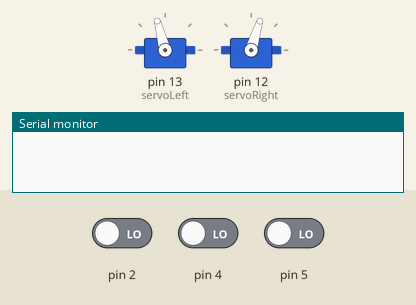
Bench run of a sketch on a simulated Arduino Uno, built with avr-gcc and run on an emulated ATmega328P. On the bench: 2 × servo, the last lines printed to the serial monitor. The test bench sets the inputs (shaded band); at power-on: pin 2 LOW, pin 4 LOW, pin 5 LOW.

Above: at 1.2 s.
1.3 s: pin 2 driven HIGH
At 1.3 s:
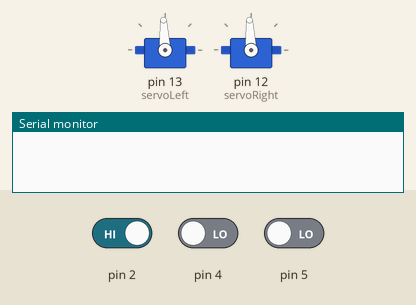
2.8 s: pin 2 driven LOW
At 6.2 s:
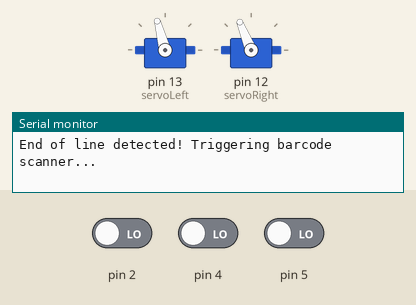
Timing chart, 0 to 12.2 s (numbered marks = the images above; inputs shaded):
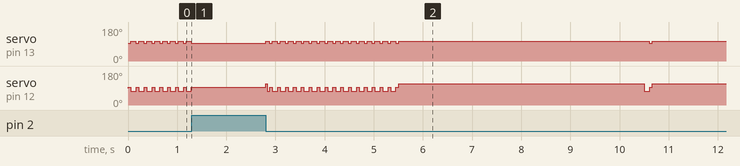

The sketch:

LineFollower_JitterInt.ino
```cpp
#include <Servo.h>                           // Include servo library

Servo servoLeft;                             // Declare left and right servos
Servo servoRight;

int QTILeft = 4;                           // Attach left QTI sensor to pin 4
int QTIRight = 2;                          // Attach right QTI sensor to pin 2
int QTIMiddle = 5;

int LeftBackground = 0;                    // Initialise QTI readings to 0 or white
int RightBackground = 0;

unsigned long lineLostTime = 0;  // Timestamp for when all sensors detect the background
const int lineLostThreshold = 2500;  // Time in milliseconds before confirming end of line


void setup()                                 // Built-in initialization block
{
  Serial.begin(9600);
}


void loop()                                                         // Main loop auto-repeats
{
  Stop(50);
  int LeftColour = GetColour(QTILeft);                              // Take initial readings
  int RightColour = GetColour(QTIRight);
  int MiddleColour = GetColour(QTIMiddle);

  if (LeftColour == RightColour && RightColour == MiddleColour) {
        if (lineLostTime == 0) {
            lineLostTime = millis();  // Start timing when all sensors see the same color
        }

        // If this condition has been true for a certain duration, assume end of line
        if (millis() - lineLostTime > lineLostThreshold) {
            Serial.println("End of line detected! Triggering barcode scanner...");
            //TriggerBarcodeScanner();
            RotateRight(5000);
        }
    }
    else {
        lineLostTime = 0;  // Reset the timer if the line is found again
    }

  if (LeftColour == RightColour)                                    // Same colour, QTIs are over both sides of the line
  {
    Forward(100);                                                     // Moves forwards
    LeftBackground = LeftColour;                                    // Since same colour, updates background readings
    RightBackground = RightColour;
  }
  else                                                              // Whenever QTI readings are not equal, code below will run
  {
    if (LeftBackground == 0 && RightBackground == 0)                // For a white background with a black line
    {
      if (LeftColour == 1 && RightColour == 0)                      // Left sensor is on the line and right is off the line
      {
        SeekLeft(LeftColour, RightColour, QTILeft, QTIRight);       // Rotates left until both sensors read white again
        Forward(50);
      }
      else                                                          // Else assumes that only other condition is left sensor off the line and right sensor on the line
      {
        SeekRight(LeftColour, RightColour, QTILeft, QTIRight);      // Rotates right until both sensors read white again
        Forward(50);
      }
    }

    else if (LeftBackground == 1 && RightBackground == 1)           // For a black background with a white line
    {
      if (LeftColour == 1 && RightColour == 0)                      // Left sensor off the line and right is on the line
      {
        SeekRight(LeftColour, RightColour, QTILeft, QTIRight);      // Rotates right until sensors read black again
        Forward(50);
      }
      else                                                          // Else assumes the only other condition is left sensor on the line and right sensor off the line
      {
        SeekLeft(LeftColour, RightColour, QTILeft, QTIRight);       // Rotates left until sensors read black again
        Forward(50);
      }
    }
    else
    {
      Serial.println("Unexpected difference in background colours");  // For debugging purposes, backgrounds should never be unequal
    }
  }
}


long RCTime(int sensorIn){
  long duration = 0;
  pinMode(sensorIn, OUTPUT); // Make pin OUTPUT
  digitalWrite(sensorIn, HIGH); // Pin HIGH (discharge capacitor)
  delay(1); // Wait 1ms
  pinMode(sensorIn, INPUT); // Make pin INPUT
  digitalWrite(sensorIn, LOW); // Turn off internal pullups
  while(digitalRead(sensorIn)){ // Wait for pin to go LOW
    duration++;
  }
  return duration;
}

int GetColour(int QTIPin){
  long Reading = RCTime(QTIPin);
  if (Reading < 200){         //values for comparison should be adjusted based off of readings
    return 0;       //White
  }
  if (Reading > 200){
    return 1;       //Black
  }
}


void Forward(int distance){
  servoLeft.attach(13);                      // Attach left signal to pin 13
  servoRight.attach(12);                     // Attach right signal to pin 12
  servoLeft.writeMicroseconds(1625);         // Left wheel counterclockwise
  servoRight.writeMicroseconds(1300);        // Right wheel clockwise
  delay(distance);                           // Control distance moved
  servoLeft.detach();
  servoRight.detach();
}

void Reverse(int distance){
  servoLeft.attach(13);                      // Attach left signal to pin 13
  servoRight.attach(12);                     // Attach right signal to pin 12
  servoLeft.writeMicroseconds(1375);         // Left wheel clockwise
  servoRight.writeMicroseconds(1700);        // Right wheel counterclockwise
  delay(distance);                           // Control distance moved
  servoLeft.detach();
  servoRight.detach();
}

void RotateLeft(int angle){
  servoLeft.attach(13);                      // Attach left signal to pin 13
  servoRight.attach(12);                     // Attach right signal to pin 12
  servoLeft.writeMicroseconds(1375);         // Left wheel clockwise
  servoRight.writeMicroseconds(1300);        // Right wheel clockwise
  delay(angle);                              // Control angle of rotation
  servoLeft.detach();
  servoRight.detach();
}

void RotateRight(int angle){
  servoLeft.attach(13);                      // Attach left signal to pin 13
  servoRight.attach(12);                     // Attach right signal to pin 12
  servoLeft.writeMicroseconds(1625);         // Left wheel counterclockwise
  servoRight.writeMicroseconds(1700);        // Right wheel counterclockwise
  delay(angle);                              // Control angle of rotation
  servoLeft.detach();
  servoRight.detach();
}

void Stop(int time){
  servoLeft.attach(13);                      // Attach left signal to pin 13
  servoRight.attach(12);                     // Attach right signal to pin 12
  servoLeft.writeMicroseconds(1500);         // Stop Left Servo
  delay(7);
  servoRight.writeMicroseconds(1500);        // Stop Right Servo
  delay(time);
  servoLeft.detach();
  servoRight.detach();
}

void SeekLeft(int LeftColour, int RightColour, int LeftPin, int RightPin){
  int lc = LeftColour;
  int rc = RightColour;
  while (lc != rc)
  {
    RotateLeft(25);
    lc = GetColour(LeftPin);
    rc = GetColour(RightPin);
  }
}

void SeekRight(int LeftColour, int RightColour, int LeftPin, int RightPin){
  int lc = LeftColour;
  int rc = RightColour;
  while (lc != rc)
  {
    RotateRight(25);
    lc = GetColour(LeftPin);
    rc = GetColour(RightPin);
  }
}
```

Measured:
- after the input at 1.3 s, servo on pin 13 (servoLeft), servo on pin 12 (servoRight): stops changing and stays 93°
- after the input at 2.8 s, servo on pin 13 (servoLeft): goes 17 × (105° 0.08 s, 93° 0.06 s), 105° 5.1 s, 93° 0.06 s, then 105°, starting at once
- by itself, servo on pin 13 (servoLeft): alternates 105° for 0.10 s and 93° for 0.06 s
- by itself, servo on pin 12 (servoRight): alternates 93° for 0.05 s and 73° for 0.11 s
